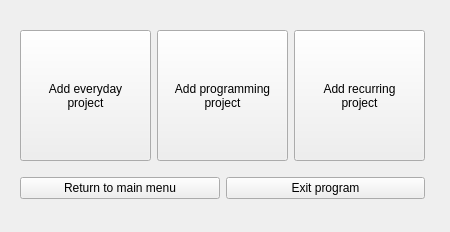
<?xml version="1.0" encoding="UTF-8"?>
<ui version="4.0">
 <class>addNewProject</class>
 <widget class="QWidget" name="addNewProject">
  <property name="geometry">
   <rect>
    <x>0</x>
    <y>0</y>
    <width>450</width>
    <height>232</height>
   </rect>
  </property>
  <property name="windowTitle">
   <string>Project Planner 1.0 - Add new project</string>
  </property>
  <property name="windowIcon">
   <iconset>
    <normaloff>../images/icon_16.png</normaloff>../images/icon_16.png</iconset>
  </property>
  <widget class="QWidget" name="">
   <property name="geometry">
    <rect>
     <x>12</x>
     <y>20</y>
     <width>421</width>
     <height>191</height>
    </rect>
   </property>
   <layout class="QGridLayout" name="addProjectLayout">
    <item row="0" column="0">
     <layout class="QHBoxLayout" name="projectButtonsLayout">
      <item>
       <widget class="QPushButton" name="addEveryday">
        <property name="enabled">
         <bool>true</bool>
        </property>
        <property name="minimumSize">
         <size>
          <width>131</width>
          <height>131</height>
         </size>
        </property>
        <property name="maximumSize">
         <size>
          <width>131</width>
          <height>131</height>
         </size>
        </property>
        <property name="text">
         <string>Add everyday
project</string>
        </property>
       </widget>
      </item>
      <item>
       <widget class="QPushButton" name="addProgramming">
        <property name="enabled">
         <bool>true</bool>
        </property>
        <property name="minimumSize">
         <size>
          <width>131</width>
          <height>131</height>
         </size>
        </property>
        <property name="maximumSize">
         <size>
          <width>131</width>
          <height>131</height>
         </size>
        </property>
        <property name="text">
         <string>Add programming
project</string>
        </property>
       </widget>
      </item>
      <item>
       <widget class="QPushButton" name="addRecurring">
        <property name="enabled">
         <bool>true</bool>
        </property>
        <property name="minimumSize">
         <size>
          <width>131</width>
          <height>131</height>
         </size>
        </property>
        <property name="maximumSize">
         <size>
          <width>131</width>
          <height>131</height>
         </size>
        </property>
        <property name="text">
         <string>Add recurring
project</string>
        </property>
       </widget>
      </item>
     </layout>
    </item>
    <item row="1" column="0">
     <layout class="QHBoxLayout" name="projectMenuLayout">
      <item>
       <widget class="QPushButton" name="returnToMainAddProject">
        <property name="text">
         <string>Return to main menu</string>
        </property>
       </widget>
      </item>
      <item>
       <widget class="QPushButton" name="exitAddProject">
        <property name="text">
         <string>Exit program</string>
        </property>
       </widget>
      </item>
     </layout>
    </item>
   </layout>
  </widget>
 </widget>
 <resources/>
 <connections/>
</ui>
